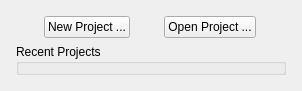
<?xml version="1.0" encoding="UTF-8"?>
<ui version="4.0">
 <class>NewOpenProjectPanel</class>
 <widget class="QWidget" name="NewOpenProjectPanel">
  <property name="geometry">
   <rect>
    <x>0</x>
    <y>0</y>
    <width>302</width>
    <height>81</height>
   </rect>
  </property>
  <property name="sizePolicy">
   <sizepolicy hsizetype="Preferred" vsizetype="Preferred">
    <horstretch>0</horstretch>
    <verstretch>0</verstretch>
   </sizepolicy>
  </property>
  <property name="windowTitle">
   <string>Form</string>
  </property>
  <property name="autoFillBackground">
   <bool>false</bool>
  </property>
  <layout class="QVBoxLayout" name="verticalLayout_2">
   <property name="leftMargin">
    <number>7</number>
   </property>
   <property name="topMargin">
    <number>7</number>
   </property>
   <property name="rightMargin">
    <number>7</number>
   </property>
   <property name="bottomMargin">
    <number>7</number>
   </property>
   <item>
    <widget class="QWidget" name="widget" native="true">
     <layout class="QVBoxLayout" name="verticalLayout">
      <item>
       <layout class="QHBoxLayout" name="horizontalLayout">
        <item>
         <spacer name="horizontalSpacer_2">
          <property name="orientation">
           <enum>Qt::Horizontal</enum>
          </property>
          <property name="sizeType">
           <enum>QSizePolicy::Minimum</enum>
          </property>
          <property name="sizeHint" stdset="0">
           <size>
            <width>0</width>
            <height>0</height>
           </size>
          </property>
         </spacer>
        </item>
        <item>
         <widget class="QPushButton" name="newProjectButton">
          <property name="sizePolicy">
           <sizepolicy hsizetype="Fixed" vsizetype="Fixed">
            <horstretch>0</horstretch>
            <verstretch>0</verstretch>
           </sizepolicy>
          </property>
          <property name="text">
           <string>New Project ...</string>
          </property>
         </widget>
        </item>
        <item>
         <spacer name="horizontalSpacer">
          <property name="orientation">
           <enum>Qt::Horizontal</enum>
          </property>
          <property name="sizeType">
           <enum>QSizePolicy::Minimum</enum>
          </property>
          <property name="sizeHint" stdset="0">
           <size>
            <width>0</width>
            <height>0</height>
           </size>
          </property>
         </spacer>
        </item>
        <item>
         <widget class="QPushButton" name="openProjectButton">
          <property name="sizePolicy">
           <sizepolicy hsizetype="Fixed" vsizetype="Fixed">
            <horstretch>0</horstretch>
            <verstretch>0</verstretch>
           </sizepolicy>
          </property>
          <property name="text">
           <string>Open Project ...</string>
          </property>
         </widget>
        </item>
        <item>
         <spacer name="horizontalSpacer_3">
          <property name="orientation">
           <enum>Qt::Horizontal</enum>
          </property>
          <property name="sizeType">
           <enum>QSizePolicy::Minimum</enum>
          </property>
          <property name="sizeHint" stdset="0">
           <size>
            <width>0</width>
            <height>0</height>
           </size>
          </property>
         </spacer>
        </item>
       </layout>
      </item>
      <item>
       <widget class="QGroupBox" name="recentProjectsGroup">
        <property name="title">
         <string>Recent Projects</string>
        </property>
       </widget>
      </item>
     </layout>
    </widget>
   </item>
  </layout>
 </widget>
 <resources/>
 <connections/>
</ui>
